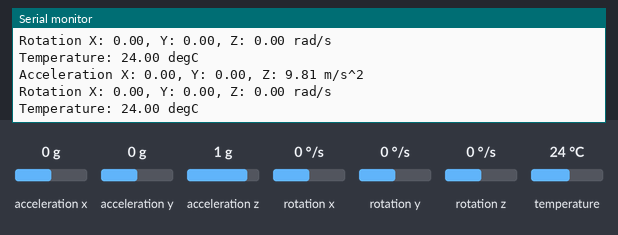
The sketch below on a simulated Arduino Leonardo, built with avr-gcc and run on an emulated ATmega32U4. On the bench: the last lines printed to the serial monitor. The test bench sets the inputs (shaded band); at power-on: acceleration x 0 g, acceleration y 0 g, acceleration z 1 g, rotation x 0 °/s, rotation y 0 °/s, rotation z 0 °/s, temperature 24 °C.

Above: at 1.3 s.
1.4 s: acceleration x set to -1.4 g
At 2.1 s:
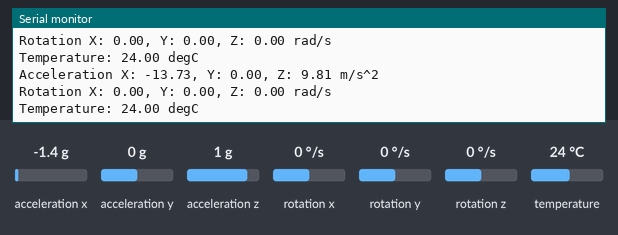
2.9 s: acceleration y set to -1.4 g
At 3.6 s:
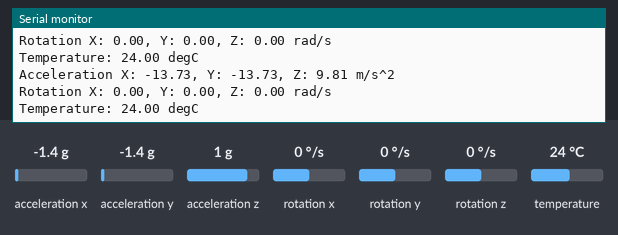
4.4 s: acceleration z set to -1.4 g
At 5.1 s:
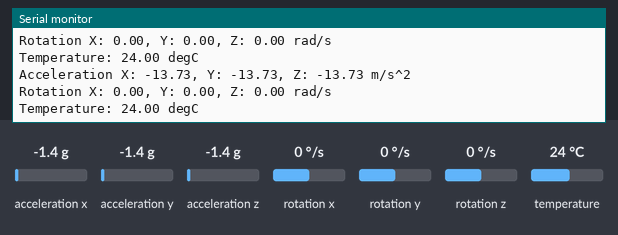
5.9 s: rotation x set to -192 °/s
At 6.6 s:
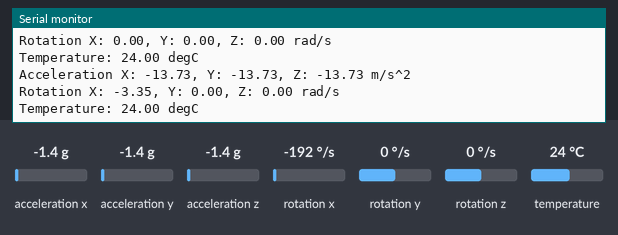
7.4 s: rotation y set to -192 °/s
At 8.1 s:
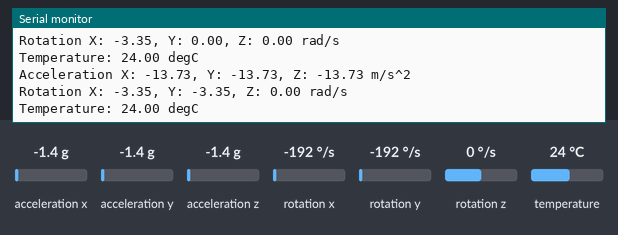

Measured:
- after the input at 1.4 s, the serial monitor: prints a new line after 0.24 s (image 1)
- after the input at 2.9 s, the serial monitor: prints a new line after 0.26 s (image 2)
- after the input at 4.4 s, the serial monitor: prints a new line after 0.28 s (image 3)
- after the input at 5.9 s, the serial monitor: prints a new line after 0.31 s (image 4)
- after the input at 7.4 s, the serial monitor: prints a new line after 0.33 s (image 5)

The sketch:

MPU6050_demo.ino
```cpp
// Basic demo for accelerometer readings from Adafruit MPU6050

// ESP32 Guide: https://RandomNerdTutorials.com/esp32-mpu-6050-accelerometer-gyroscope-arduino/

// Copy and paste the following text to the library manager, then cick install (click YES to install dependency):
// Adafruit MPU6050 by Adafruit

#include <Adafruit_MPU6050.h>
#include <Adafruit_Sensor.h>
#include <Wire.h>

Adafruit_MPU6050 imuSensor;

void setup(void) {
  Serial.begin(115200);
  while (!Serial)
    delay(10); // will pause Zero, Leonardo, etc until serial console opens

  Serial.println("Adafruit MPU6050 test!");

  // Try to initialize!
  if (!imuSensor.begin()) {
    Serial.println("Failed to find MPU6050 chip");
    while (1) {
      delay(10);
    }
  }
  Serial.println("MPU6050 Found!");

  /*
    Other range options: (+-n G,G = G-force)(normal people can sustain up to 4-6G before passing out!)
    MPU6050_RANGE_2_G (+-2G)
    MPU6050_RANGE_4_G (+-4G)
    MPU6050_RANGE_16_G (+-16G)
  */
  imuSensor.setAccelerometerRange(MPU6050_RANGE_8_G);

  /*
    Other range options: (+-n deg/s)
    MPU6050_RANGE_250_DEG
    MPU6050_RANGE_1000_DEG
    MPU6050_RANGE_2000_DEG
  */
  imuSensor.setGyroRange(MPU6050_RANGE_500_DEG);

  /*
    Other filter options: (+-n Hz)(lower = smoother/less fluctuation)
    MPU6050_BAND_260_HZ
    MPU6050_BAND_184_HZ
    MPU6050_BAND_94_HZ
    MPU6050_BAND_44_HZ
    MPU6050_BAND_21_HZ
    MPU6050_BAND_10_HZ
    MPU6050_BAND_5_HZ
  */
  imuSensor.setFilterBandwidth(MPU6050_BAND_5_HZ);
  delay(100);
}

void loop() {
  /* Get new sensor events with the readings */
  sensors_event_t a, g, temp;
  imuSensor.getEvent(&a, &g, &temp);

  /* Print out the values */
  Serial.print("Acceleration X: ");
  Serial.print(a.acceleration.x);
  Serial.print(", Y: ");
  Serial.print(a.acceleration.y);
  Serial.print(", Z: ");
  Serial.print(a.acceleration.z);
  Serial.println(" m/s^2");

  Serial.print("Rotation X: ");
  Serial.print(g.gyro.x);
  Serial.print(", Y: ");
  Serial.print(g.gyro.y);
  Serial.print(", Z: ");
  Serial.print(g.gyro.z);
  Serial.println(" rad/s");

  Serial.print("Temperature: ");
  Serial.print(temp.temperature);
  Serial.println(" degC");

  Serial.println("");
  delay(500);
}
```
